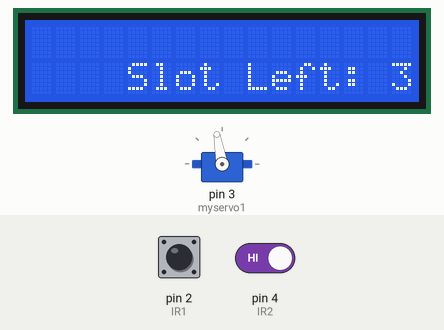
This sketch was run on a simulated Arduino Uno, built with avr-gcc and run on an emulated ATmega328P. Shown: 16×2 character LCD, servo. The test bench sets the inputs (shaded band); at power-on: pin 2 (IR1) HIGH, pin 4 (IR2) HIGH.

Above: at 1.2 s.
1.3 s: pin 2 (IR1) driven LOW
At 2.1 s:
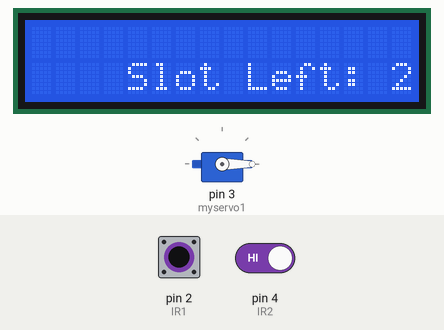
4.3 s: pin 4 (IR2) driven LOW
At 5.8 s:
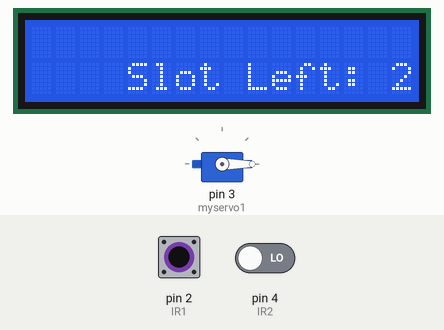
7.3 s: pin 2 (IR1) driven HIGH
10.3 s: pin 2 (IR1) driven LOW
At 13.0 s:
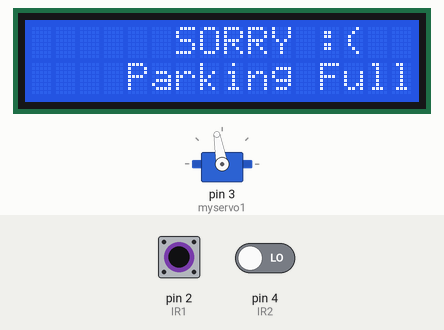
16.3 s: pin 2 (IR1) pulsed LOW 5 times (0.12 s each, 0.3 s apart)
At 19.3 s:
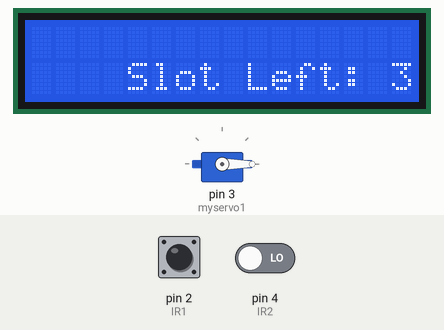
Timing chart, 0 to 20.8 s (numbered marks = the images above; inputs shaded):
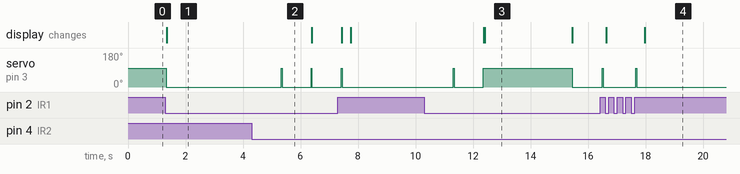

The sketch:

Car_Parking_System.ino
```cpp
#include <Wire.h>
#include <LiquidCrystal_I2C.h>
LiquidCrystal_I2C lcd(0x27,16,2);  //Change the HEX address
#include <Servo.h>

Servo myservo1;

int IR1 = 2;
int IR2 = 4;

int Slot = 3;           //Enter Total number of parking Slots

int flag1 = 0;
int flag2 = 0;

void setup() {
  lcd.begin();
  lcd.backlight();
pinMode(IR1, INPUT);
pinMode(IR2, INPUT);

myservo1.attach(3);
myservo1.write(100);

lcd.setCursor (0,0);
lcd.print("     ARDUINO    ");
lcd.setCursor (0,1);
lcd.print(" PARKING SYSTEM ");
lcd.setCursor (0,2);
lcd.clear();
}

void loop(){

if(digitalRead (IR1) == LOW && flag1==0){
if(Slot>0){flag1=1;
if(flag2==0){myservo1.write(0); Slot = Slot-1;}
}else{
lcd.setCursor (0,0);
lcd.print("      SORRY :(    ");
lcd.setCursor (0,1);
lcd.print("    Parking Full  ");
lcd.setCursor (0,2);
delay (3000);
lcd.clear();
}
}

if(digitalRead (IR2) == LOW && flag2==0){flag2=1;
if(flag1==0){myservo1.write(0); Slot = Slot+1;}
}

if(flag1==1 && flag2==1){
delay (1000);
myservo1.write(100);
flag1=0, flag2=0;
}

lcd.setCursor (0,1);
lcd.print("      WELCOME!      ");
lcd.setCursor (0,2);
lcd.print("    Slot Left: ");
lcd.print(Slot);
}
```

Measured:
- after the input at 1.3 s, servo on pin 3 (myservo1): 100° → 0° at once; the display: changes after 0.05 s (image 1)
- after the input at 4.3 s, servo on pin 3 (myservo1): alternates 100° for 0.02 s and 0° for 1.0 s, starting after 1.0 s
- after the input at 10.3 s, servo on pin 3 (myservo1): 0° → 100° after 2.1 s, → 0° 3.1 s later; the display: first changes after 2.1 s (image 3 shows a later state)
- what the display in image 3 shows lasts 3.1 s, from 12.4 s to 15.5 s
